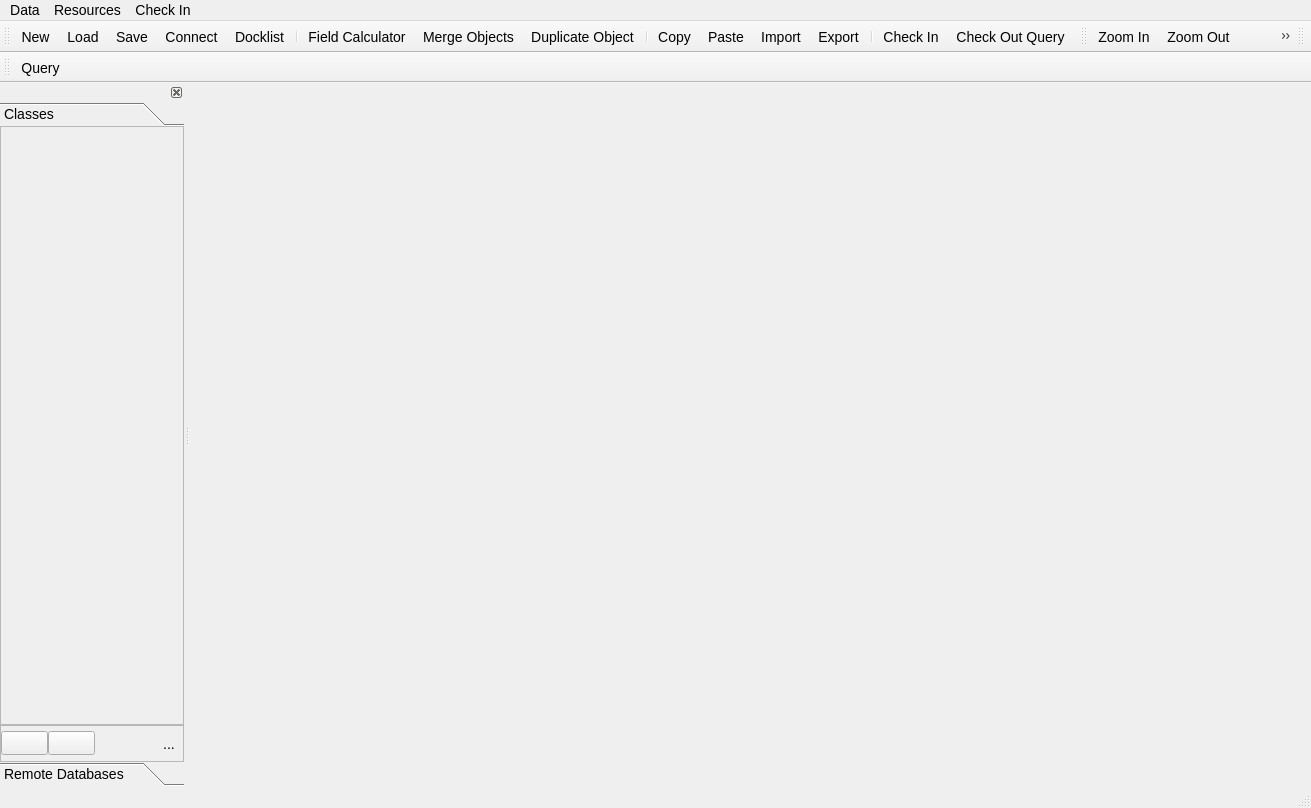
<?xml version="1.0" encoding="UTF-8"?>
<ui version="4.0">
 <class>MainWindow</class>
 <widget class="QMainWindow" name="MainWindow">
  <property name="geometry">
   <rect>
    <x>0</x>
    <y>0</y>
    <width>1311</width>
    <height>808</height>
   </rect>
  </property>
  <property name="windowTitle">
   <string>Deposit Commander</string>
  </property>
  <property name="windowIcon">
   <iconset resource="Resources.qrc">
    <normaloff>:/res/res/dep_cube.svg</normaloff>:/res/res/dep_cube.svg</iconset>
  </property>
  <property name="styleSheet">
   <string notr="true">font: 14px;</string>
  </property>
  <property name="locale">
   <locale language="English" country="UnitedStates"/>
  </property>
  <property name="unifiedTitleAndToolBarOnMac">
   <bool>false</bool>
  </property>
  <widget class="QWidget" name="centralwidget">
   <property name="enabled">
    <bool>true</bool>
   </property>
   <property name="locale">
    <locale language="English" country="UnitedKingdom"/>
   </property>
   <layout class="QVBoxLayout" name="verticalLayout_2">
    <property name="leftMargin">
     <number>0</number>
    </property>
    <property name="topMargin">
     <number>0</number>
    </property>
    <property name="rightMargin">
     <number>0</number>
    </property>
    <property name="bottomMargin">
     <number>0</number>
    </property>
   </layout>
  </widget>
  <widget class="QToolBar" name="toolBar">
   <property name="contextMenuPolicy">
    <enum>Qt::NoContextMenu</enum>
   </property>
   <property name="windowTitle">
    <string>toolBar</string>
   </property>
   <property name="iconSize">
    <size>
     <width>32</width>
     <height>32</height>
    </size>
   </property>
   <property name="floatable">
    <bool>false</bool>
   </property>
   <attribute name="toolBarArea">
    <enum>TopToolBarArea</enum>
   </attribute>
   <attribute name="toolBarBreak">
    <bool>false</bool>
   </attribute>
   <addaction name="actionNew"/>
   <addaction name="actionLoad"/>
   <addaction name="actionSave"/>
   <addaction name="actionConnect"/>
   <addaction name="showDocklist"/>
   <addaction name="separator"/>
   <addaction name="actionFieldCalculator"/>
   <addaction name="actionMergeObjects"/>
   <addaction name="actionDuplicateObject"/>
   <addaction name="separator"/>
   <addaction name="actionCopy"/>
   <addaction name="actionPaste"/>
   <addaction name="actionImport"/>
   <addaction name="actionExport"/>
   <addaction name="separator"/>
   <addaction name="actionCheckIn"/>
   <addaction name="actionCheckOutQuery"/>
  </widget>
  <widget class="QDockWidget" name="dockWidget">
   <property name="enabled">
    <bool>true</bool>
   </property>
   <property name="minimumSize">
    <size>
     <width>170</width>
     <height>162</height>
    </size>
   </property>
   <property name="features">
    <set>QDockWidget::DockWidgetClosable</set>
   </property>
   <property name="allowedAreas">
    <set>Qt::AllDockWidgetAreas</set>
   </property>
   <attribute name="dockWidgetArea">
    <number>1</number>
   </attribute>
   <widget class="QWidget" name="dockWidgetContents">
    <layout class="QVBoxLayout" name="verticalLayout">
     <property name="spacing">
      <number>0</number>
     </property>
     <property name="leftMargin">
      <number>0</number>
     </property>
     <property name="topMargin">
      <number>0</number>
     </property>
     <property name="rightMargin">
      <number>0</number>
     </property>
     <property name="bottomMargin">
      <number>0</number>
     </property>
     <item>
      <widget class="QToolBox" name="toolBox">
       <property name="currentIndex">
        <number>0</number>
       </property>
       <property name="tabSpacing">
        <number>0</number>
       </property>
       <widget class="QWidget" name="classesWidget">
        <property name="geometry">
         <rect>
          <x>0</x>
          <y>0</y>
          <width>170</width>
          <height>598</height>
         </rect>
        </property>
        <attribute name="label">
         <string>Classes</string>
        </attribute>
        <layout class="QVBoxLayout" name="verticalLayout_3">
         <property name="spacing">
          <number>0</number>
         </property>
         <property name="leftMargin">
          <number>0</number>
         </property>
         <property name="topMargin">
          <number>0</number>
         </property>
         <property name="rightMargin">
          <number>0</number>
         </property>
         <property name="bottomMargin">
          <number>0</number>
         </property>
         <item>
          <widget class="QFrame" name="classesFrame">
           <property name="sizePolicy">
            <sizepolicy hsizetype="Preferred" vsizetype="Expanding">
             <horstretch>0</horstretch>
             <verstretch>0</verstretch>
            </sizepolicy>
           </property>
           <property name="frameShape">
            <enum>QFrame::StyledPanel</enum>
           </property>
           <property name="frameShadow">
            <enum>QFrame::Raised</enum>
           </property>
           <layout class="QVBoxLayout" name="verticalLayout_4">
            <property name="spacing">
             <number>0</number>
            </property>
            <property name="leftMargin">
             <number>0</number>
            </property>
            <property name="topMargin">
             <number>0</number>
            </property>
            <property name="rightMargin">
             <number>0</number>
            </property>
            <property name="bottomMargin">
             <number>0</number>
            </property>
           </layout>
          </widget>
         </item>
         <item>
          <widget class="QFrame" name="classesControls">
           <property name="sizePolicy">
            <sizepolicy hsizetype="Preferred" vsizetype="Minimum">
             <horstretch>0</horstretch>
             <verstretch>0</verstretch>
            </sizepolicy>
           </property>
           <property name="frameShape">
            <enum>QFrame::StyledPanel</enum>
           </property>
           <property name="frameShadow">
            <enum>QFrame::Raised</enum>
           </property>
           <layout class="QHBoxLayout" name="horizontalLayout">
            <property name="spacing">
             <number>0</number>
            </property>
            <property name="leftMargin">
             <number>0</number>
            </property>
            <property name="topMargin">
             <number>0</number>
            </property>
            <property name="rightMargin">
             <number>0</number>
            </property>
            <property name="bottomMargin">
             <number>0</number>
            </property>
            <item>
             <widget class="QPushButton" name="actionClassOrderUp">
              <property name="toolTip">
               <string>Order up</string>
              </property>
              <property name="text">
               <string/>
              </property>
              <property name="icon">
               <iconset resource="Resources.qrc">
                <normaloff>:/res/res/up_small.svg</normaloff>:/res/res/up_small.svg</iconset>
              </property>
             </widget>
            </item>
            <item>
             <widget class="QPushButton" name="actionClassOrderDown">
              <property name="toolTip">
               <string>Order down</string>
              </property>
              <property name="text">
               <string/>
              </property>
              <property name="icon">
               <iconset resource="Resources.qrc">
                <normaloff>:/res/res/down_small.svg</normaloff>:/res/res/down_small.svg</iconset>
              </property>
             </widget>
            </item>
            <item>
             <spacer name="horizontalSpacer">
              <property name="orientation">
               <enum>Qt::Horizontal</enum>
              </property>
              <property name="sizeHint" stdset="0">
               <size>
                <width>60</width>
                <height>35</height>
               </size>
              </property>
             </spacer>
            </item>
            <item>
             <widget class="QToolButton" name="actionRenameClass">
              <property name="toolTip">
               <string>Rename Class</string>
              </property>
              <property name="text">
               <string>...</string>
              </property>
              <property name="icon">
               <iconset resource="Resources.qrc">
                <normaloff>:/res/res/edit_class.svg</normaloff>:/res/res/edit_class.svg</iconset>
              </property>
              <property name="iconSize">
               <size>
                <width>32</width>
                <height>32</height>
               </size>
              </property>
              <property name="toolButtonStyle">
               <enum>Qt::ToolButtonIconOnly</enum>
              </property>
              <property name="autoRaise">
               <bool>true</bool>
              </property>
             </widget>
            </item>
           </layout>
          </widget>
         </item>
        </layout>
       </widget>
       <widget class="QWidget" name="databasesWidget">
        <property name="geometry">
         <rect>
          <x>0</x>
          <y>0</y>
          <width>119</width>
          <height>42</height>
         </rect>
        </property>
        <attribute name="label">
         <string>Remote Databases</string>
        </attribute>
        <layout class="QVBoxLayout" name="verticalLayout_5">
         <property name="spacing">
          <number>0</number>
         </property>
         <property name="leftMargin">
          <number>0</number>
         </property>
         <property name="topMargin">
          <number>0</number>
         </property>
         <property name="rightMargin">
          <number>0</number>
         </property>
         <property name="bottomMargin">
          <number>0</number>
         </property>
         <item>
          <widget class="QFrame" name="databasesFrame">
           <property name="sizePolicy">
            <sizepolicy hsizetype="Preferred" vsizetype="Expanding">
             <horstretch>0</horstretch>
             <verstretch>0</verstretch>
            </sizepolicy>
           </property>
           <property name="frameShape">
            <enum>QFrame::StyledPanel</enum>
           </property>
           <property name="frameShadow">
            <enum>QFrame::Raised</enum>
           </property>
           <layout class="QVBoxLayout" name="verticalLayout_6">
            <property name="spacing">
             <number>0</number>
            </property>
            <property name="leftMargin">
             <number>0</number>
            </property>
            <property name="topMargin">
             <number>0</number>
            </property>
            <property name="rightMargin">
             <number>0</number>
            </property>
            <property name="bottomMargin">
             <number>0</number>
            </property>
           </layout>
          </widget>
         </item>
         <item>
          <widget class="QFrame" name="databasesControls">
           <property name="sizePolicy">
            <sizepolicy hsizetype="Preferred" vsizetype="Minimum">
             <horstretch>0</horstretch>
             <verstretch>0</verstretch>
            </sizepolicy>
           </property>
           <property name="frameShape">
            <enum>QFrame::StyledPanel</enum>
           </property>
           <property name="frameShadow">
            <enum>QFrame::Raised</enum>
           </property>
           <layout class="QHBoxLayout" name="horizontalLayout_2">
            <property name="spacing">
             <number>0</number>
            </property>
            <property name="leftMargin">
             <number>0</number>
            </property>
            <property name="topMargin">
             <number>0</number>
            </property>
            <property name="rightMargin">
             <number>0</number>
            </property>
            <property name="bottomMargin">
             <number>0</number>
            </property>
            <item>
             <spacer name="horizontalSpacer_2">
              <property name="orientation">
               <enum>Qt::Horizontal</enum>
              </property>
              <property name="sizeHint" stdset="0">
               <size>
                <width>40</width>
                <height>20</height>
               </size>
              </property>
             </spacer>
            </item>
            <item>
             <widget class="QToolButton" name="actionRemoteFile">
              <property name="toolTip">
               <string>Connect Remote File</string>
              </property>
              <property name="text">
               <string>...</string>
              </property>
              <property name="icon">
               <iconset resource="Resources.qrc">
                <normaloff>:/res/res/connect_file.svg</normaloff>:/res/res/connect_file.svg</iconset>
              </property>
              <property name="iconSize">
               <size>
                <width>32</width>
                <height>32</height>
               </size>
              </property>
              <property name="toolButtonStyle">
               <enum>Qt::ToolButtonIconOnly</enum>
              </property>
              <property name="autoRaise">
               <bool>true</bool>
              </property>
             </widget>
            </item>
            <item>
             <widget class="QToolButton" name="actionRemoteDB">
              <property name="toolTip">
               <string>Connect Remote Database</string>
              </property>
              <property name="text">
               <string>...</string>
              </property>
              <property name="icon">
               <iconset resource="Resources.qrc">
                <normaloff>:/res/res/connect_db.svg</normaloff>:/res/res/connect_db.svg</iconset>
              </property>
              <property name="iconSize">
               <size>
                <width>32</width>
                <height>32</height>
               </size>
              </property>
              <property name="toolButtonStyle">
               <enum>Qt::ToolButtonIconOnly</enum>
              </property>
              <property name="autoRaise">
               <bool>true</bool>
              </property>
             </widget>
            </item>
            <item>
             <widget class="QToolButton" name="actionRemoteServer">
              <property name="toolTip">
               <string>Connect Remote Server</string>
              </property>
              <property name="text">
               <string>...</string>
              </property>
              <property name="icon">
               <iconset resource="Resources.qrc">
                <normaloff>:/res/res/connect_server.svg</normaloff>:/res/res/connect_server.svg</iconset>
              </property>
              <property name="iconSize">
               <size>
                <width>32</width>
                <height>32</height>
               </size>
              </property>
              <property name="toolButtonStyle">
               <enum>Qt::ToolButtonIconOnly</enum>
              </property>
              <property name="autoRaise">
               <bool>true</bool>
              </property>
             </widget>
            </item>
           </layout>
          </widget>
         </item>
        </layout>
       </widget>
      </widget>
     </item>
    </layout>
   </widget>
  </widget>
  <widget class="QMenuBar" name="menuBar">
   <property name="geometry">
    <rect>
     <x>0</x>
     <y>0</y>
     <width>1311</width>
     <height>25</height>
    </rect>
   </property>
   <widget class="QMenu" name="menuData">
    <property name="title">
     <string>Data</string>
    </property>
    <addaction name="actionNew"/>
    <addaction name="actionLoad"/>
    <addaction name="actionSave"/>
    <addaction name="actionSaveAs"/>
    <addaction name="actionStoreInDatabase"/>
    <addaction name="actionCheckIn"/>
    <addaction name="actionCheckOutDB"/>
    <addaction name="separator"/>
    <addaction name="actionClearRecent"/>
    <addaction name="separator"/>
   </widget>
   <widget class="QMenu" name="menuResources">
    <property name="title">
     <string>Resources</string>
    </property>
    <addaction name="actionResourcesLocal"/>
    <addaction name="actionResourcesRemote"/>
    <addaction name="actionResourcesAsk"/>
    <addaction name="separator"/>
    <addaction name="actionResourcesLocalizeAll"/>
    <addaction name="actionResourcesLocalizeSelected"/>
    <addaction name="separator"/>
    <addaction name="actionGenerateThumbnails"/>
   </widget>
   <widget class="QMenu" name="menuCheck_In">
    <property name="title">
     <string>Check In</string>
    </property>
    <addaction name="actionCheckInCollisionsOverwrite"/>
    <addaction name="actionCheckInCollisionsAdd"/>
   </widget>
   <addaction name="menuData"/>
   <addaction name="menuResources"/>
   <addaction name="menuCheck_In"/>
  </widget>
  <widget class="QStatusBar" name="statusBar"/>
  <widget class="QToolBar" name="descriptorToolBar">
   <property name="windowTitle">
    <string>descriptorToolBar</string>
   </property>
   <property name="iconSize">
    <size>
     <width>32</width>
     <height>32</height>
    </size>
   </property>
   <attribute name="toolBarArea">
    <enum>TopToolBarArea</enum>
   </attribute>
   <attribute name="toolBarBreak">
    <bool>false</bool>
   </attribute>
   <addaction name="actionZoomIn"/>
   <addaction name="actionZoomOut"/>
   <addaction name="actionResetZoom"/>
   <addaction name="separator"/>
   <addaction name="actionGeotagPoly"/>
   <addaction name="actionRemoveGeotag"/>
  </widget>
  <widget class="QToolBar" name="pluginsToolBar">
   <property name="windowTitle">
    <string>toolBar_2</string>
   </property>
   <property name="iconSize">
    <size>
     <width>32</width>
     <height>32</height>
    </size>
   </property>
   <attribute name="toolBarArea">
    <enum>TopToolBarArea</enum>
   </attribute>
   <attribute name="toolBarBreak">
    <bool>false</bool>
   </attribute>
  </widget>
  <widget class="QToolBar" name="browseToolBar">
   <property name="windowTitle">
    <string>toolBar_2</string>
   </property>
   <property name="iconSize">
    <size>
     <width>32</width>
     <height>32</height>
    </size>
   </property>
   <attribute name="toolBarArea">
    <enum>TopToolBarArea</enum>
   </attribute>
   <attribute name="toolBarBreak">
    <bool>true</bool>
   </attribute>
   <addaction name="submitQuery"/>
  </widget>
  <action name="actionConnect">
   <property name="checkable">
    <bool>true</bool>
   </property>
   <property name="icon">
    <iconset resource="Resources.qrc">
     <normaloff>:/res/res/disconnect.svg</normaloff>
     <normalon>:/res/res/connect.svg</normalon>:/res/res/disconnect.svg</iconset>
   </property>
   <property name="text">
    <string>Connect</string>
   </property>
  </action>
  <action name="submitQuery">
   <property name="icon">
    <iconset resource="Resources.qrc">
     <normaloff>:/res/res/table.svg</normaloff>:/res/res/table.svg</iconset>
   </property>
   <property name="text">
    <string>Query</string>
   </property>
  </action>
  <action name="showDocklist">
   <property name="checkable">
    <bool>true</bool>
   </property>
   <property name="icon">
    <iconset resource="Resources.qrc">
     <normaloff>:/res/res/dock.svg</normaloff>:/res/res/dock.svg</iconset>
   </property>
   <property name="text">
    <string>Docklist</string>
   </property>
   <property name="toolTip">
    <string>Show Dock List</string>
   </property>
  </action>
  <action name="actionImport">
   <property name="icon">
    <iconset resource="Resources.qrc">
     <normaloff>:/res/res/import.svg</normaloff>:/res/res/import.svg</iconset>
   </property>
   <property name="text">
    <string>Import</string>
   </property>
   <property name="toolTip">
    <string>Import</string>
   </property>
  </action>
  <action name="actionExport">
   <property name="icon">
    <iconset resource="Resources.qrc">
     <normaloff>:/res/res/export.svg</normaloff>:/res/res/export.svg</iconset>
   </property>
   <property name="text">
    <string>Export</string>
   </property>
   <property name="toolTip">
    <string>Export</string>
   </property>
  </action>
  <action name="actionFieldCalculator">
   <property name="icon">
    <iconset resource="Resources.qrc">
     <normaloff>:/res/res/calculator.svg</normaloff>:/res/res/calculator.svg</iconset>
   </property>
   <property name="text">
    <string>Field Calculator</string>
   </property>
   <property name="toolTip">
    <string>Field Calculator</string>
   </property>
  </action>
  <action name="actionMergeObjects">
   <property name="icon">
    <iconset resource="Resources.qrc">
     <normaloff>:/res/res/merge_objects.svg</normaloff>:/res/res/merge_objects.svg</iconset>
   </property>
   <property name="text">
    <string>Merge Objects</string>
   </property>
   <property name="toolTip">
    <string>Merge Objects</string>
   </property>
  </action>
  <action name="actionDuplicateObject">
   <property name="icon">
    <iconset resource="Resources.qrc">
     <normaloff>:/res/res/split_objects.svg</normaloff>:/res/res/split_objects.svg</iconset>
   </property>
   <property name="text">
    <string>Duplicate Object</string>
   </property>
   <property name="toolTip">
    <string>Duplicate Object</string>
   </property>
  </action>
  <action name="actionCopy">
   <property name="icon">
    <iconset resource="Resources.qrc">
     <normaloff>:/res/res/copy.png</normaloff>:/res/res/copy.png</iconset>
   </property>
   <property name="text">
    <string>Copy</string>
   </property>
   <property name="toolTip">
    <string>Copy to Clipboard</string>
   </property>
   <property name="shortcut">
    <string>Ctrl+C</string>
   </property>
  </action>
  <action name="actionPaste">
   <property name="icon">
    <iconset resource="Resources.qrc">
     <normaloff>:/res/res/paste.png</normaloff>:/res/res/paste.png</iconset>
   </property>
   <property name="text">
    <string>Paste</string>
   </property>
   <property name="toolTip">
    <string>Paste from Clipboard</string>
   </property>
   <property name="shortcut">
    <string>Ctrl+V</string>
   </property>
  </action>
  <action name="actionLoad">
   <property name="icon">
    <iconset resource="Resources.qrc">
     <normaloff>:/res/res/open.svg</normaloff>:/res/res/open.svg</iconset>
   </property>
   <property name="text">
    <string>Load</string>
   </property>
  </action>
  <action name="actionSave">
   <property name="icon">
    <iconset resource="Resources.qrc">
     <normaloff>:/res/res/save.svg</normaloff>:/res/res/save.svg</iconset>
   </property>
   <property name="text">
    <string>Save</string>
   </property>
   <property name="toolTip">
    <string>Save</string>
   </property>
  </action>
  <action name="actionSaveAs">
   <property name="text">
    <string>Save As</string>
   </property>
  </action>
  <action name="actionStoreInDatabase">
   <property name="text">
    <string>Store in Database</string>
   </property>
  </action>
  <action name="actionNew">
   <property name="icon">
    <iconset resource="Resources.qrc">
     <normaloff>:/res/res/new_file.svg</normaloff>:/res/res/new_file.svg</iconset>
   </property>
   <property name="text">
    <string>New</string>
   </property>
   <property name="toolTip">
    <string>New Database</string>
   </property>
  </action>
  <action name="actionCheckIn">
   <property name="icon">
    <iconset resource="Resources.qrc">
     <normaloff>:/res/res/check_in.svg</normaloff>:/res/res/check_in.svg</iconset>
   </property>
   <property name="text">
    <string>Check In</string>
   </property>
   <property name="toolTip">
    <string>Check In</string>
   </property>
  </action>
  <action name="actionCheckOutQuery">
   <property name="icon">
    <iconset resource="Resources.qrc">
     <normaloff>:/res/res/check_out.svg</normaloff>:/res/res/check_out.svg</iconset>
   </property>
   <property name="text">
    <string>Check Out Query</string>
   </property>
   <property name="toolTip">
    <string>Check Out Query</string>
   </property>
  </action>
  <action name="actionCheckOutDB">
   <property name="text">
    <string>Check Out Database</string>
   </property>
   <property name="toolTip">
    <string>Check Out Database</string>
   </property>
  </action>
  <action name="actionZoomIn">
   <property name="icon">
    <iconset resource="Resources.qrc">
     <normaloff>:/res/res/zoom_in.svg</normaloff>:/res/res/zoom_in.svg</iconset>
   </property>
   <property name="text">
    <string>Zoom In</string>
   </property>
   <property name="toolTip">
    <string>Zoom In</string>
   </property>
  </action>
  <action name="actionZoomOut">
   <property name="icon">
    <iconset resource="Resources.qrc">
     <normaloff>:/res/res/zoom_out.svg</normaloff>:/res/res/zoom_out.svg</iconset>
   </property>
   <property name="text">
    <string>Zoom Out</string>
   </property>
   <property name="toolTip">
    <string>Zoom Out</string>
   </property>
  </action>
  <action name="actionResetZoom">
   <property name="icon">
    <iconset resource="Resources.qrc">
     <normaloff>:/res/res/zoom_reset.svg</normaloff>:/res/res/zoom_reset.svg</iconset>
   </property>
   <property name="text">
    <string>Reset Zoom</string>
   </property>
   <property name="toolTip">
    <string>Reset Zoom</string>
   </property>
  </action>
  <action name="actionGeotagPoly">
   <property name="checkable">
    <bool>true</bool>
   </property>
   <property name="icon">
    <iconset resource="Resources.qrc">
     <normaloff>:/res/res/draw_polygon.png</normaloff>:/res/res/draw_polygon.png</iconset>
   </property>
   <property name="text">
    <string>Add Polygonal Geotag</string>
   </property>
   <property name="toolTip">
    <string>Add Polygonal Geotag</string>
   </property>
  </action>
  <action name="actionRemoveGeotag">
   <property name="icon">
    <iconset resource="Resources.qrc">
     <normaloff>:/res/res/unlink.svg</normaloff>:/res/res/unlink.svg</iconset>
   </property>
   <property name="text">
    <string>Remove Geotag</string>
   </property>
   <property name="toolTip">
    <string>Remove Geotag</string>
   </property>
  </action>
  <action name="actionResourcesLocal">
   <property name="checkable">
    <bool>true</bool>
   </property>
   <property name="text">
    <string>Store locally</string>
   </property>
   <property name="toolTip">
    <string>Store resources locally</string>
   </property>
  </action>
  <action name="actionResourcesRemote">
   <property name="checkable">
    <bool>true</bool>
   </property>
   <property name="text">
    <string>Keep remote</string>
   </property>
   <property name="toolTip">
    <string>Keep resources remote</string>
   </property>
  </action>
  <action name="actionResourcesAsk">
   <property name="checkable">
    <bool>true</bool>
   </property>
   <property name="text">
    <string>Always ask</string>
   </property>
   <property name="toolTip">
    <string>Always ask how to store resources</string>
   </property>
  </action>
  <action name="actionResourcesLocalizeAll">
   <property name="text">
    <string>Localize all</string>
   </property>
   <property name="toolTip">
    <string>Localize all resources</string>
   </property>
  </action>
  <action name="actionClearRecent">
   <property name="text">
    <string>Clear Recent</string>
   </property>
  </action>
  <action name="actionResourcesLocalizeSelected">
   <property name="text">
    <string>Localize selected</string>
   </property>
  </action>
  <action name="actionCheckInCollisionsOverwrite">
   <property name="checkable">
    <bool>true</bool>
   </property>
   <property name="text">
    <string>Collisions - Overwrite</string>
   </property>
   <property name="toolTip">
    <string>Collisions - Overwrite</string>
   </property>
  </action>
  <action name="actionCheckInCollisionsAdd">
   <property name="checkable">
    <bool>true</bool>
   </property>
   <property name="text">
    <string>Collisions - Add</string>
   </property>
   <property name="toolTip">
    <string>Collisions - Add</string>
   </property>
  </action>
  <action name="actionGenerateThumbnails">
   <property name="text">
    <string>Generate Thumbnails</string>
   </property>
  </action>
 </widget>
 <resources>
  <include location="Resources.qrc"/>
 </resources>
 <connections/>
</ui>
